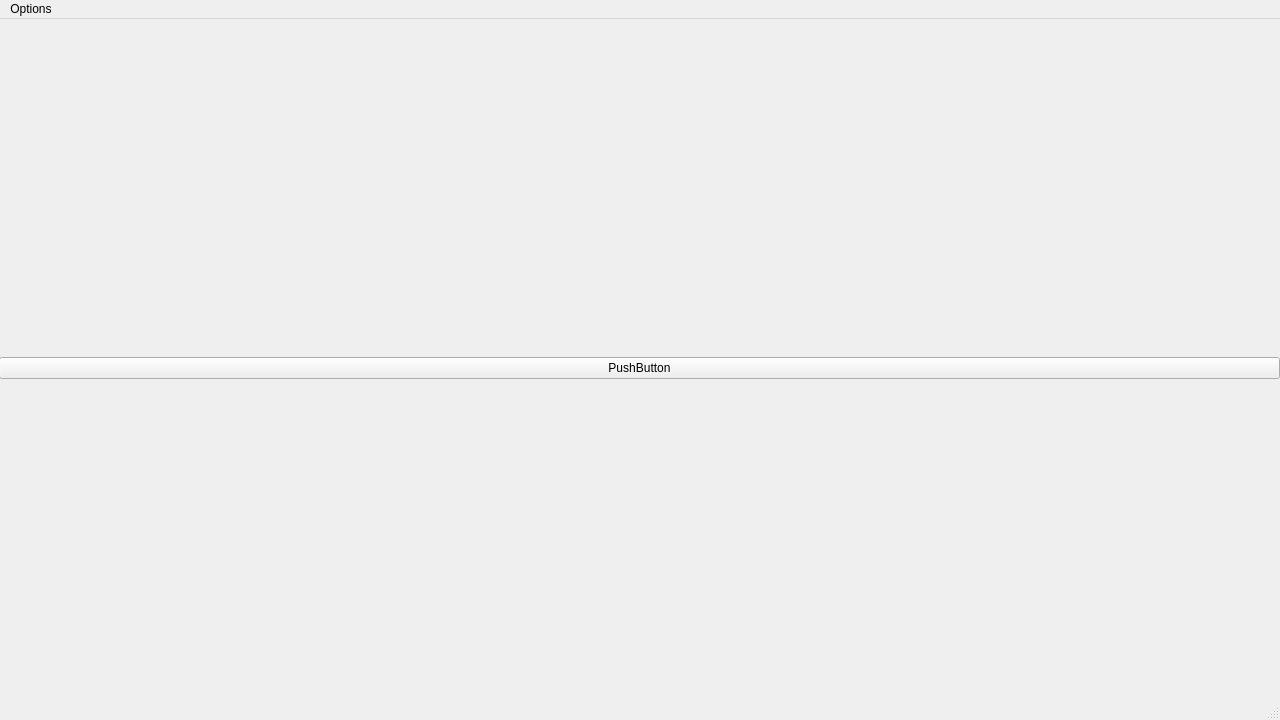
<?xml version="1.0" encoding="UTF-8"?>
<ui version="4.0">
 <class>MainWindow</class>
 <widget class="QMainWindow" name="MainWindow">
  <property name="geometry">
   <rect>
    <x>0</x>
    <y>0</y>
    <width>1280</width>
    <height>720</height>
   </rect>
  </property>
  <property name="minimumSize">
   <size>
    <width>1280</width>
    <height>720</height>
   </size>
  </property>
  <property name="maximumSize">
   <size>
    <width>3840</width>
    <height>2160</height>
   </size>
  </property>
  <property name="windowTitle">
   <string>GPD-4303 Remote Control</string>
  </property>
  <widget class="QWidget" name="centralwidget">
   <widget class="QWidget" name="gridLayoutWidget">
    <property name="geometry">
     <rect>
      <x>-1</x>
      <y>-1</y>
      <width>1281</width>
      <height>701</height>
     </rect>
    </property>
    <layout class="QGridLayout" name="gridLayout">
     <property name="leftMargin">
      <number>0</number>
     </property>
     <property name="spacing">
      <number>6</number>
     </property>
     <item row="0" column="0">
      <widget class="QPushButton" name="pushButton">
       <property name="text">
        <string>PushButton</string>
       </property>
      </widget>
     </item>
    </layout>
   </widget>
  </widget>
  <widget class="QMenuBar" name="menubar">
   <property name="geometry">
    <rect>
     <x>0</x>
     <y>0</y>
     <width>1280</width>
     <height>22</height>
    </rect>
   </property>
   <widget class="QMenu" name="menuOptions">
    <property name="title">
     <string>Options</string>
    </property>
    <addaction name="actionReset"/>
    <addaction name="actionExit"/>
   </widget>
   <addaction name="menuOptions"/>
  </widget>
  <widget class="QStatusBar" name="statusbar"/>
  <action name="actionReset">
   <property name="text">
    <string>Reset</string>
   </property>
  </action>
  <action name="actionExit">
   <property name="text">
    <string>Exit</string>
   </property>
  </action>
 </widget>
 <resources/>
 <connections/>
</ui>
